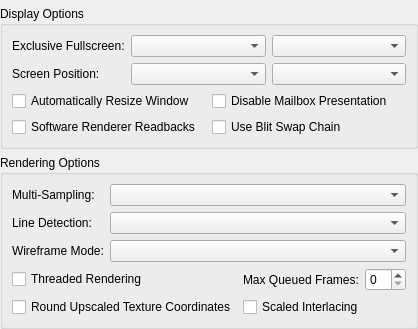
     <widget class="QWidget" name="advancedTab">
      <attribute name="title">
       <string>Advanced</string>
      </attribute>
      <layout class="QVBoxLayout" name="verticalLayout">
       <property name="leftMargin">
        <number>0</number>
       </property>
       <property name="topMargin">
        <number>6</number>
       </property>
       <property name="rightMargin">
        <number>0</number>
       </property>
       <property name="bottomMargin">
        <number>0</number>
       </property>
       <item>
        <widget class="QGroupBox" name="groupBox_2">
         <property name="title">
          <string>Display Options</string>
         </property>
         <layout class="QGridLayout" name="gridLayout_11" columnstretch="0,1">
          <item row="0" column="0">
           <widget class="QLabel" name="exclusiveFullscreenLabel">
            <property name="text">
             <string>Exclusive Fullscreen:</string>
            </property>
           </widget>
          </item>
          <item row="0" column="1">
           <layout class="QHBoxLayout" name="horizontalLayout_8">
            <item>
             <widget class="QComboBox" name="fullscreenMode"/>
            </item>
            <item>
             <widget class="QComboBox" name="exclusiveFullscreenControl"/>
            </item>
           </layout>
          </item>
          <item row="1" column="0">
           <widget class="QLabel" name="label_11">
            <property name="text">
             <string>Screen Position:</string>
            </property>
           </widget>
          </item>
          <item row="1" column="1">
           <layout class="QHBoxLayout" name="horizontalLayout">
            <item>
             <widget class="QComboBox" name="displayAlignment"/>
            </item>
            <item>
             <widget class="QComboBox" name="displayRotation"/>
            </item>
           </layout>
          </item>
          <item row="2" column="0" colspan="2">
           <layout class="QGridLayout" name="advancedDisplayOptionsLayout">
            <item row="0" column="0">
             <widget class="QCheckBox" name="automaticallyResizeWindow">
              <property name="text">
               <string>Automatically Resize Window</string>
              </property>
             </widget>
            </item>
            <item row="0" column="1">
             <widget class="QCheckBox" name="disableMailboxPresentation">
              <property name="text">
               <string>Disable Mailbox Presentation</string>
              </property>
             </widget>
            </item>
            <item row="1" column="1">
             <widget class="QCheckBox" name="blitSwapChain">
              <property name="text">
               <string>Use Blit Swap Chain</string>
              </property>
             </widget>
            </item>
            <item row="1" column="0">
             <widget class="QCheckBox" name="useSoftwareRendererForReadbacks">
              <property name="text">
               <string>Software Renderer Readbacks</string>
              </property>
             </widget>
            </item>
           </layout>
          </item>
         </layout>
        </widget>
       </item>
       <item>
        <widget class="QGroupBox" name="groupBox">
         <property name="title">
          <string>Rendering Options</string>
         </property>
         <layout class="QGridLayout" name="gridLayout_12" columnstretch="0,1">
          <item row="0" column="0">
           <widget class="QLabel" name="msaaModeLabel">
            <property name="text">
             <string>Multi-Sampling:</string>
            </property>
           </widget>
          </item>
          <item row="0" column="1">
           <widget class="QComboBox" name="msaaMode"/>
          </item>
          <item row="1" column="0">
           <widget class="QLabel" name="gpuLineDetectModeLabel">
            <property name="text">
             <string>Line Detection:</string>
            </property>
           </widget>
          </item>
          <item row="1" column="1">
           <widget class="QComboBox" name="gpuLineDetectMode"/>
          </item>
          <item row="2" column="0">
           <widget class="QLabel" name="gpuWireframeModeLabel">
            <property name="text">
             <string>Wireframe Mode:</string>
            </property>
           </widget>
          </item>
          <item row="2" column="1">
           <widget class="QComboBox" name="gpuWireframeMode"/>
          </item>
          <item row="3" column="0" colspan="2">
           <layout class="QGridLayout" name="gridLayout_5">
            <item row="1" column="1">
             <widget class="QCheckBox" name="scaledInterlacing">
              <property name="text">
               <string>Scaled Interlacing</string>
              </property>
             </widget>
            </item>
            <item row="1" column="0">
             <widget class="QCheckBox" name="forceRoundedTexcoords">
              <property name="text">
               <string>Round Upscaled Texture Coordinates</string>
              </property>
             </widget>
            </item>
            <item row="0" column="0">
             <widget class="QCheckBox" name="gpuThread">
              <property name="text">
               <string>Threaded Rendering</string>
              </property>
             </widget>
            </item>
            <item row="0" column="1">
             <layout class="QHBoxLayout" name="horizontalLayout_12" stretch="0,0">
              <item>
               <widget class="QLabel" name="maxQueuedFramesLabel">
                <property name="text">
                 <string>Max Queued Frames:</string>
                </property>
               </widget>
              </item>
              <item>
               <widget class="QSpinBox" name="maxQueuedFrames">
                <property name="maximum">
                 <number>10</number>
                </property>
               </widget>
              </item>
             </layout>
            </item>
           </layout>
          </item>
         </layout>
        </widget>
       </item>
       <item>
        <spacer name="verticalSpacer">
         <property name="orientation">
          <enum>Qt::Orientation::Vertical</enum>
         </property>
         <property name="sizeHint" stdset="0">
          <size>
           <width>20</width>
           <height>0</height>
          </size>
         </property>
        </spacer>
       </item>
      </layout>
     </widget>
